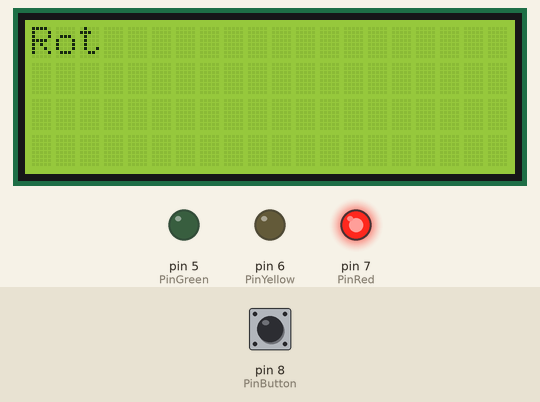
Recording of a sketch running on a simulated Arduino Uno, built with avr-gcc and run on an emulated ATmega328P. On the bench: 20×4 character LCD, output pins drawn as LEDs (lit = HIGH). The inputs (shaded band) are chosen by the test bench; at power-on: pin 8 (PinButton) HIGH. What the sketch prints to the serial monitor is not drawn.

Above: at 0.1 s.
At 5.1 s:
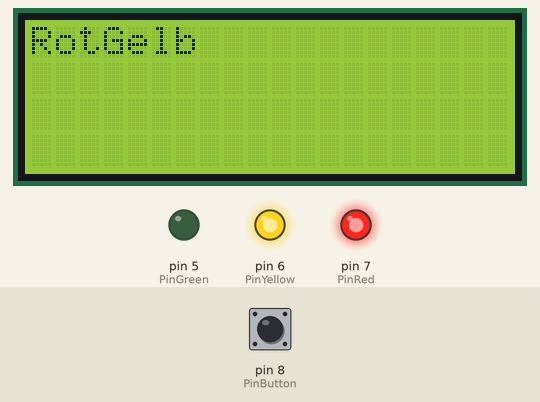
At 10.1 s:
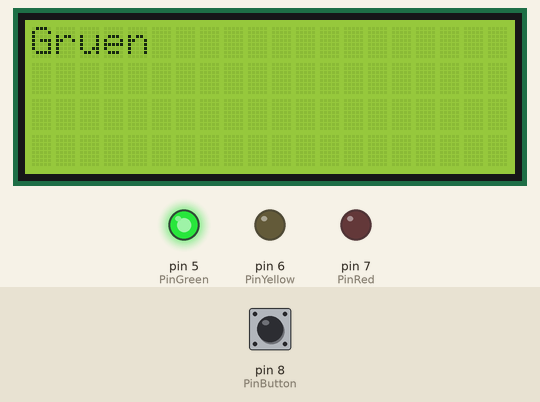
At 25.1 s:
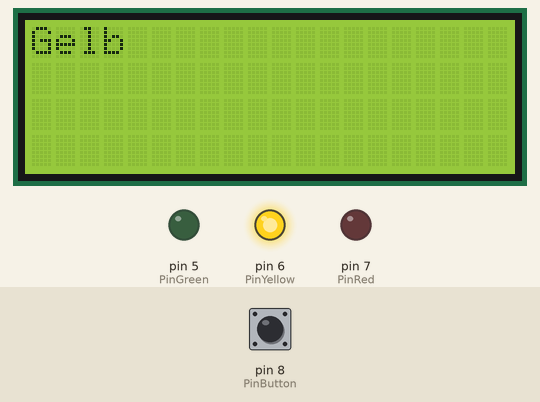
Timing chart, 0 to 126.7 s (numbered marks = the images above):
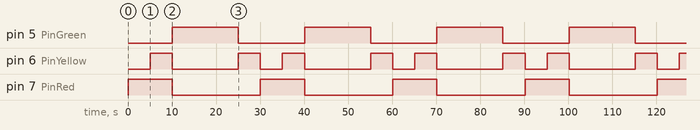

Measured:
- by itself, pin 5 (PinGreen): alternates HIGH for 15.0 s and LOW for 15.0 s
- by itself, pin 6 (PinYellow): repeats every 30.0 s: LOW 15.0 s, HIGH 5.0 s, LOW 5.0 s, HIGH 5.0 s
- by itself, pin 7 (PinRed): alternates HIGH for 10.0 s and LOW for 20.0 s
- what the display in image 1 shows lasts 5.0 s, from 5.0 s to 10.0 s
- what the display in image 2 shows lasts 15.0 s, from 10.0 s to 25.0 s

The sketch:

Ampel_LCD.ino
```cpp
#include <Wire.h>
#include <LiquidCrystal_I2C.h>

LiquidCrystal_I2C lcd(0x27,20,4);  // set the LCD address to 0x27 for a 16 chars and 2 line display


int PinRed=7;
int PinYellow=6;
int PinGreen=5;

int PinButton=8;

int inputState = 0;

unsigned long  currentTime=0;
unsigned long  previousTime=0;
unsigned long  Timer =0;


void setup()
{
  lcd.init();                      // initialize the lcd
  lcd.backlight();
  lcd.setCursor(0,0);
  lcd.print("Rot");               // print initaial color to lcd

  pinMode(PinRed,OUTPUT);
  pinMode(PinYellow,OUTPUT);
  pinMode(PinGreen,OUTPUT);
  pinMode(PinButton, INPUT_PULLUP);
  Serial.begin(9600);

}

class Ampel
{
  private:
  unsigned long cTime;
  unsigned long  pTime;
  public:
    Ampel(unsigned long& ct, unsigned long& pt):cTime(ct),pTime(pt){}
    void Rot();
    void RotGelb();
    void Gelb();
    void Gruen();

};

void Ampel::Rot()
{
  digitalWrite(PinRed,HIGH);
  digitalWrite(PinYellow,LOW);
  digitalWrite(PinGreen,LOW);
  Serial.println("Rot");


if(digitalRead(PinButton)==HIGH)
{
    if(cTime-pTime>=5000)
    {
      previousTime=currentTime;
      lcd.clear();
      lcd.print("RotGelb");
      ++inputState;


    }
  }
}

void Ampel::RotGelb()
{

  digitalWrite(PinRed,HIGH);
  digitalWrite(PinYellow,HIGH);
  digitalWrite(PinGreen,LOW);
  Serial.println("Rotgelb");


    if(cTime-pTime>=5000)
    {
      previousTime=currentTime;
      lcd.clear();
      lcd.print("Gruen");
      ++inputState;


    }
}

void Ampel::Gelb()
{
  digitalWrite(PinRed,LOW);
  digitalWrite(PinYellow,HIGH);
  digitalWrite(PinGreen,LOW);
  Serial.println("Gelb");


  if(cTime-pTime>=5000)
  {
    previousTime=currentTime;
    lcd.clear();
    lcd.print("Rot");
    inputState=0;

  }

}

void Ampel::Gruen()
{
  digitalWrite(PinRed,LOW);
  digitalWrite(PinYellow,LOW);
  digitalWrite(PinGreen,HIGH);
  Serial.println("Gruen");


    if(cTime-pTime>=15000)
  {
    previousTime=currentTime;
    lcd.clear();
    lcd.print("Gelb");
    ++inputState;
  }
}


void loop()
{
  //print the state of the button
  Serial.println(digitalRead(PinButton));
  Serial.println('Hello World');
  currentTime=millis();
  Ampel Zustand(currentTime,previousTime);

  switch(inputState)
  {
    case 0:
    Zustand.Rot();
    break;

    case 1:
    Zustand.RotGelb();
    break;

    case 2:
    Zustand.Gruen();
    break;

    case 3:
    Zustand.Gelb();
    break;
  }
}
```
